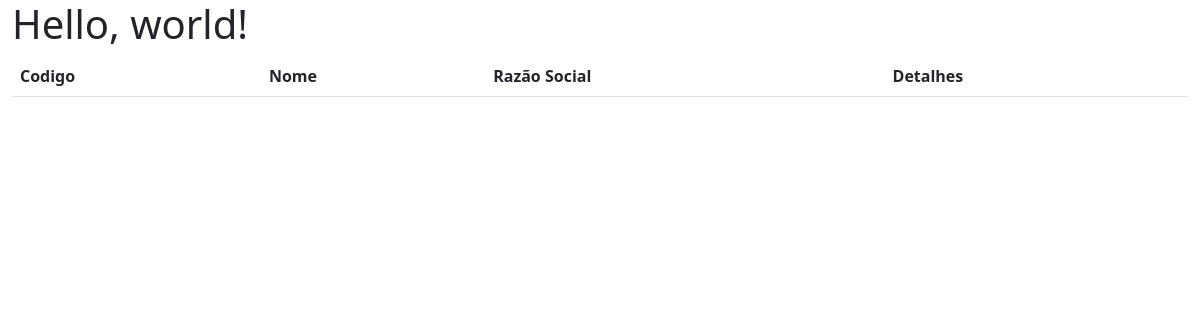
Before: /fornecedores with the older database file.
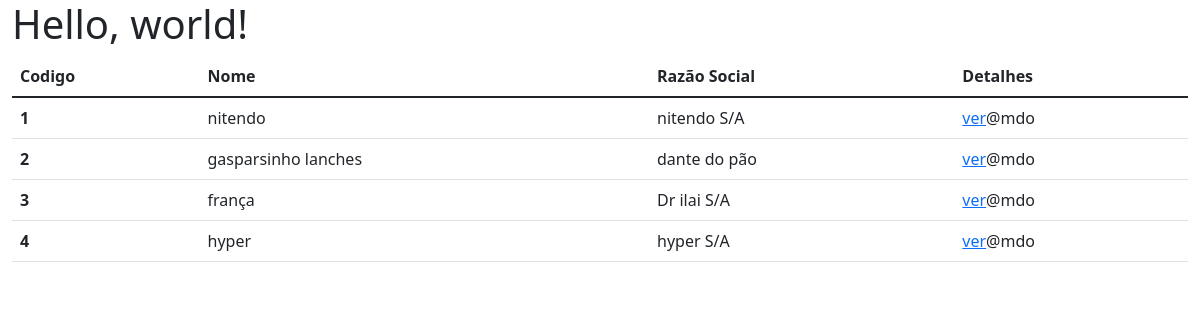
After: the same page with the newer database file.
### fornecedor/models.py (models this page shows, shortened)
class Fornecedor(models.Model):
    data_cadastro = models.DateTimeField(auto_now=True)
    categoria = models.ForeignKey('Categoria', on_delete=models.CASCADE)
    nome = models.CharField('Nome Fantasia', max_length=100)
    nome_r = models.CharField('Nome Razão Social', max_length=100)
    CNPJ = models.CharField('cnpj', max_length=100)
    escricao_estadual = models.CharField('Escrição Estadual', max_length=100)
    rua = models.CharField('Rua', max_length=200)
    cep = models.CharField('CEP', max_length=10)
    numero = models.IntegerField('Numéro')
    cidade = models.CharField('Cidade', max_length=50)
    bairro = models.CharField('Bairro', max_length=30)
    proximidade = models.CharField(max_length=30)
    complemento = models.CharField('Complemento', max_length=10)

### fornecedor/views.py (the view)
# urls.py: path('fornecedores', fornecedores, name='listar_fornecedor'),
def fornecedores(request):
    fornecedor_list = Fornecedor.objects.all()
    paginator = Paginator(fornecedor_list, 10)
    page = request.GET.get('page')
    fornecedores = paginator.get_page(page)
    return render(request, 'fornecedor/list_fornecedor.html', {'fornecedores': fornecedores})

### fornecedor/templates/fornecedor/list_fornecedor.html
{% extends "core/includes/base.html"%}
{% block main %}
<table class="table">
  <thead>
    <tr>
      <th scope="col">Codigo</th>
      <th scope="col">Nome</th>
      <th scope="col">Razão Social</th>
      <th scope="col">Detalhes</th>
    </tr>
  </thead>
  <tbody>
  {% for fornecedor in fornecedores %}
    <tr>
      <th scope="row">{{fornecedor.id}}</th>
      <td>{{fornecedor.nome}}</td>
      <td>{{fornecedor.nome_r}}</td>
      <td><a href="{% url 'fornecedor_ver' fornecedor.id %}" class="buton ">ver</a>@mdo</td>
    </tr>
   {% endfor %}
  </tbody>
</table>
{% endblock %}

### core/templates/core/includes/base.html (shortened to what this page needs)
<!doctype html>
<html lang="pt-br">
  <head>
    <link href="https://cdn.jsdelivr.net/npm/bootstrap@5.1.1/dist/css/bootstrap.min.css" rel="stylesheet">
  </head>
  <body>
  <div class="container-fluid">
    <h1>Hello, world!</h1>
     {% block main %}
     {% endblock %}
   </div>
  </body>
</html>

Changed rows visible on the page:
added Fornecedor: id "1", nome "nitendo", nome_r "nitendo S/A"
added Fornecedor: id "2", nome "gasparsinho lanches", nome_r "dante do pão"
added Fornecedor: id "3", nome "frança", nome_r "Dr ilai S/A"
added Fornecedor: id "4", nome "hyper", nome_r "hyper S/A"
